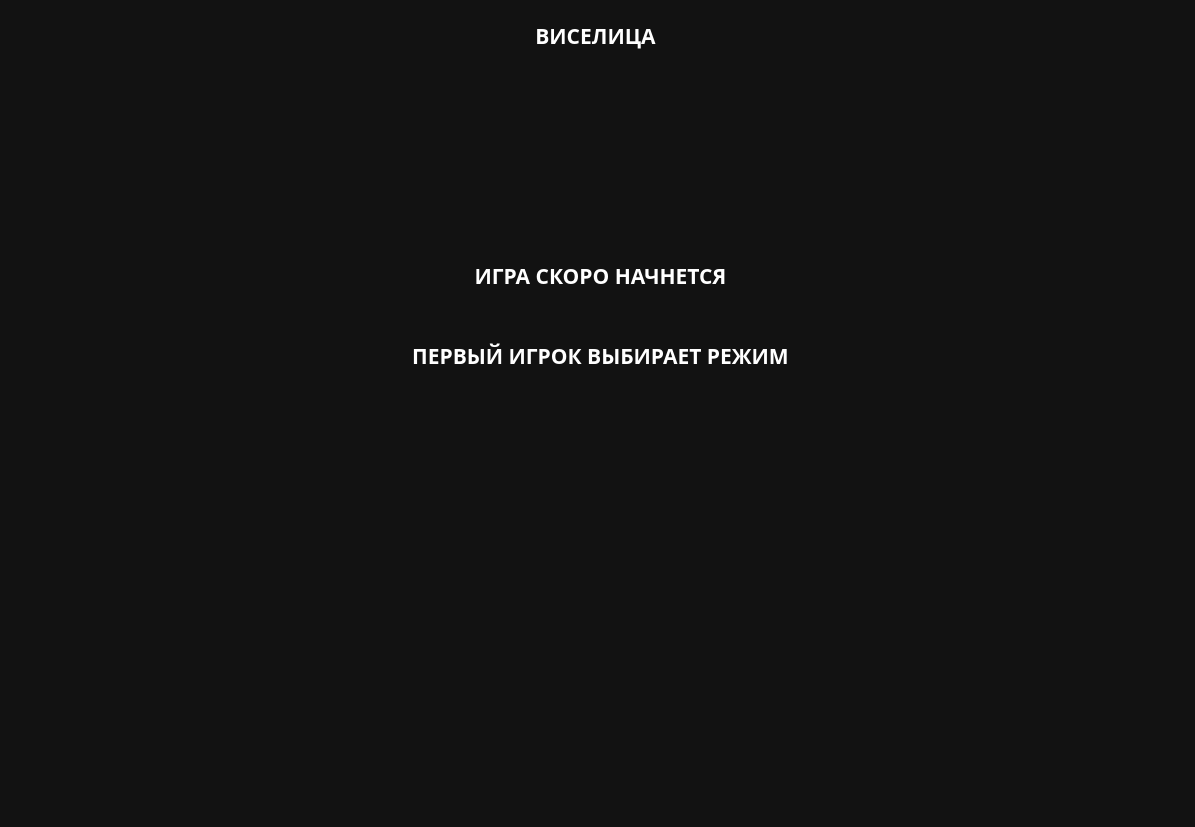
<?xml version="1.0" encoding="UTF-8"?>
<ui version="4.0">
 <class>MainWindow</class>
 <widget class="QMainWindow" name="MainWindow">
  <property name="geometry">
   <rect>
    <x>0</x>
    <y>0</y>
    <width>1195</width>
    <height>827</height>
   </rect>
  </property>
  <property name="windowTitle">
   <string>Gallows</string>
  </property>
  <property name="styleSheet">
   <string notr="true">QWidget {
	color: white;
	background-color: #121212;
	font-family: Rubik;
	font-size: 16pt;
	font-weight: 600;
}
QPushButton {
	background-color: green;
	border: none;
}
QPushButton:hover {
	background-color: #7CFC00;
}

QPushButton:pressed {
	background-color: #228B22;
}

pushButton {
	background-color: white;
	border: none;
}</string>
  </property>
  <widget class="QWidget" name="centralwidget">
   <widget class="QLabel" name="label">
    <property name="geometry">
     <rect>
      <x>0</x>
      <y>10</y>
      <width>1191</width>
      <height>51</height>
     </rect>
    </property>
    <property name="sizePolicy">
     <sizepolicy hsizetype="Preferred" vsizetype="Maximum">
      <horstretch>0</horstretch>
      <verstretch>0</verstretch>
     </sizepolicy>
    </property>
    <property name="text">
     <string>ВИСЕЛИЦА</string>
    </property>
    <property name="textFormat">
     <enum>Qt::AutoText</enum>
    </property>
    <property name="scaledContents">
     <bool>false</bool>
    </property>
    <property name="alignment">
     <set>Qt::AlignCenter</set>
    </property>
   </widget>
   <widget class="QLabel" name="status">
    <property name="geometry">
     <rect>
      <x>10</x>
      <y>250</y>
      <width>1181</width>
      <height>51</height>
     </rect>
    </property>
    <property name="text">
     <string>ИГРА СКОРО НАЧНЕТСЯ</string>
    </property>
    <property name="alignment">
     <set>Qt::AlignCenter</set>
    </property>
   </widget>
   <widget class="QLabel" name="status_2">
    <property name="geometry">
     <rect>
      <x>10</x>
      <y>330</y>
      <width>1181</width>
      <height>51</height>
     </rect>
    </property>
    <property name="text">
     <string>ПЕРВЫЙ ИГРОК ВЫБИРАЕТ РЕЖИМ</string>
    </property>
    <property name="alignment">
     <set>Qt::AlignCenter</set>
    </property>
   </widget>
  </widget>
 </widget>
 <resources/>
 <connections/>
</ui>
